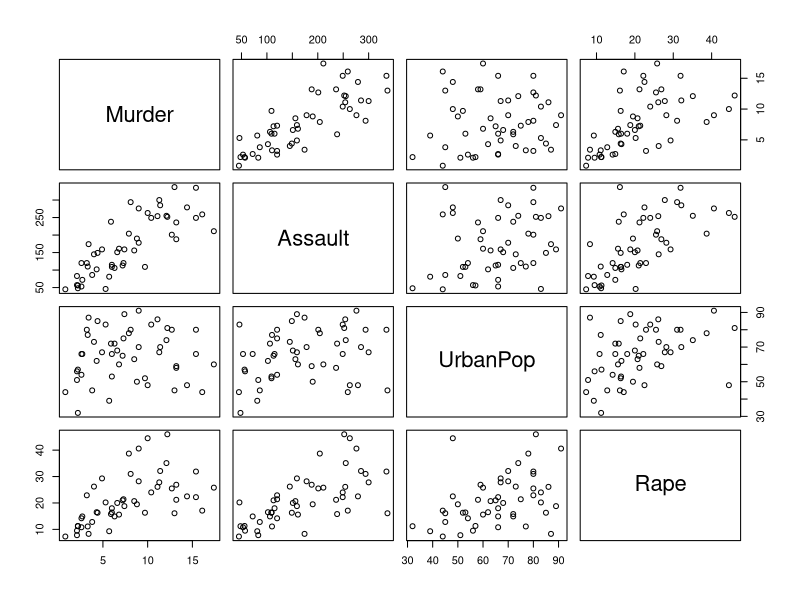
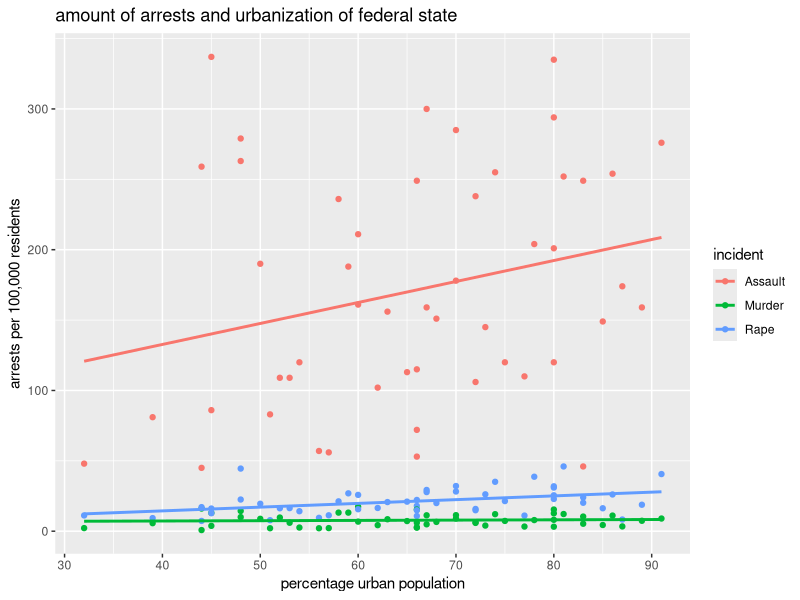
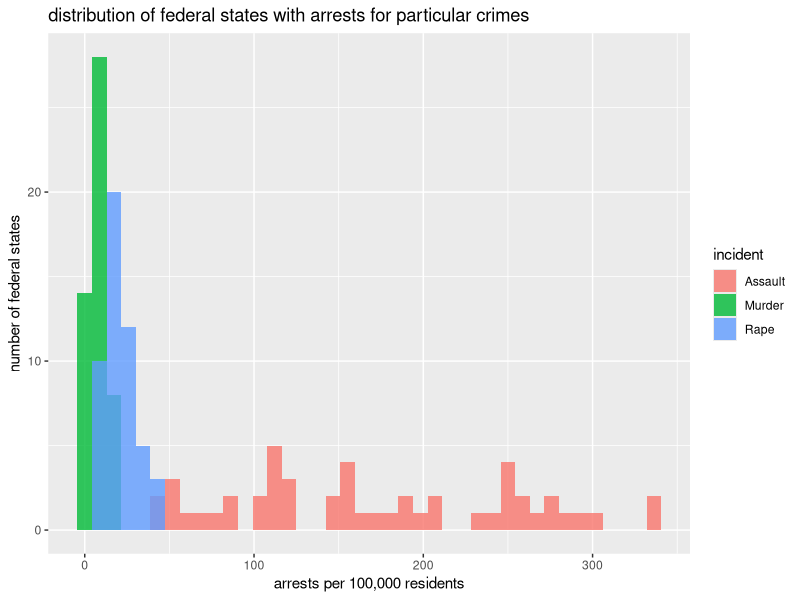

The R script that drew these images, in order:
## ---- chunk 1
knitr::opts_chunk$set(error=TRUE,        # Keep compiling upon error
                      collapse=TRUE,     # collapse by default
                      echo=TRUE,         # echo code by default
                      comment = "#>",    # change comment character
                      fig.width = 7,     # set figure width
                      out.width = "100%", # set width of displayed images
                      warning=TRUE,      # show R warnings
                      message=FALSE)     # show R messages
## ---- chunk 2
df = USArrests
summary(df)
## ---- chunk 3
plot(df)
## ---- chunk 4
library(tidyverse)
pdf <- pivot_longer(data=df, cols = c("Murder","Assault","Rape"), names_to = "incident", values_to = "amount")
## ---- chunk 5
library(ggplot2)
ggplot(data=pdf, aes(x = UrbanPop, y = amount, color = incident)) +
  geom_point() +
  geom_smooth(method = "lm", se = FALSE) +
  labs(x = "percentage urban population") +
  labs(y = "arrests per 100,000 residents") +
  labs(title = "amount of arrests and urbanization of federal state")

## ---- chunk 6
ggplot(pdf, aes(x = amount, fill= incident)) +
  geom_histogram(alpha=0.8, position="identity", bins = 40) +
  labs(y = "number of federal states") +
  labs(x = "arrests per 100,000 residents") +
  labs(title = "distribution of federal states with arrests for particular crimes")
## ---- chunk 7
pdf %>% arrange(incident, amount, .by_group = TRUE)
